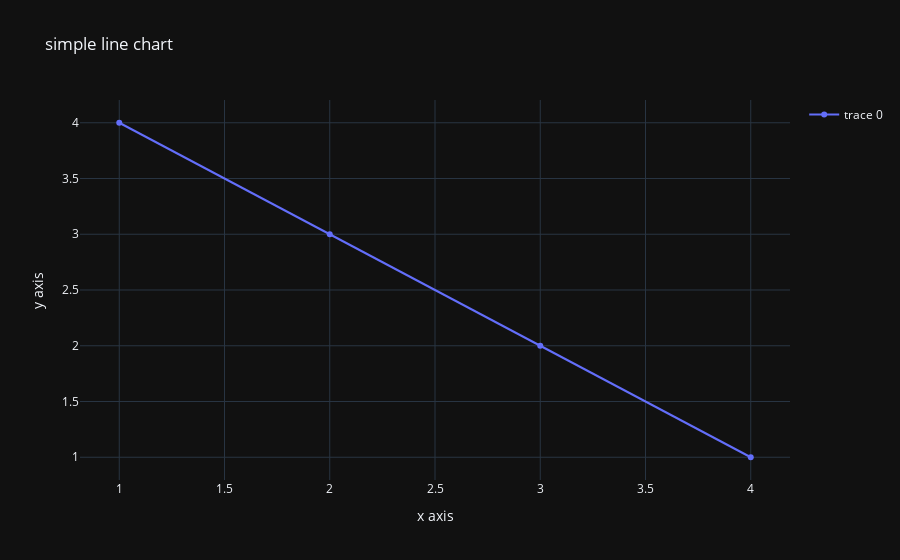

Here is the notebook cell this chart was saved with:
### Code cell
#customzing the plot

fig.update_layout(
    title_text='simple line chart',
    xaxis_title='x axis',
    yaxis_title='y axis',
    showlegend=True,
)
fig.show()

### Figure 1 — Plotly figure (JSON) as saved in the notebook; plotly's stock layout.template omitted (floating-point values rounded to 4 significant figures)
{"data": [{"type": "scatter", "x": [1, 2, 3, 4], "y": [4, 3, 2, 1]}], "layout": {"showlegend": true, "title": {"text": "simple line chart"}, "xaxis": {"title": {"text": "x axis"}}, "yaxis": {"title": {"text": "y axis"}}}}
